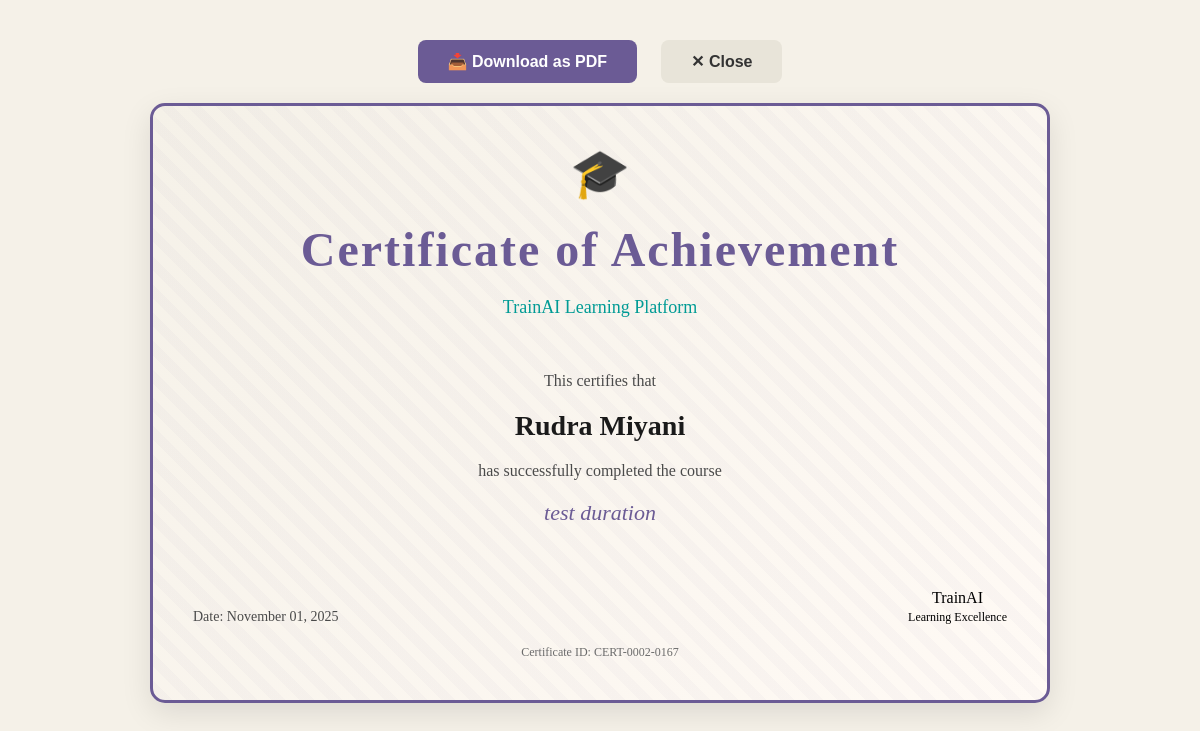
The page /handlers/generate-certificate.php?cert_id=13 (signed in) on the database its author committed.
### tables this page shows
CREATE TABLE `user_certificates` (
  `cert_id` int(11) NOT NULL,
  `user_id` int(11) NOT NULL,
  `course_id` int(11) NOT NULL,
  `certificate_code` varchar(100) DEFAULT NULL,
  `issue_date` timestamp NOT NULL DEFAULT current_timestamp(),
  `certificate_number` varchar(50) DEFAULT NULL,
  `issued_date` timestamp NOT NULL DEFAULT current_timestamp(),
  `certificate_url` varchar(255) DEFAULT NULL
);

CREATE TABLE `users` (
  `user_id` int(11) NOT NULL,
  `first_name` varchar(50) NOT NULL,
  `last_name` varchar(50) NOT NULL,
  `email` varchar(100) NOT NULL,
  `password` varchar(255) DEFAULT NULL,
  `oauth_provider` varchar(20) DEFAULT NULL,
  `oauth_id` varchar(255) DEFAULT NULL,
  `role` enum('trainee','trainer','admin') NOT NULL DEFAULT 'trainee',
  `created_at` timestamp NOT NULL DEFAULT current_timestamp(),
  `last_login` timestamp NULL DEFAULT NULL,
  `status` enum('active','inactive') DEFAULT 'active'
);

CREATE TABLE `courses` (
  `course_id` int(11) NOT NULL,
  `course_name` varchar(200) NOT NULL,
  `course_code` varchar(50) DEFAULT NULL,
  `instructor_id` int(11) DEFAULT NULL,
  `description` text DEFAULT NULL,
  `instructor_name` varchar(100) DEFAULT NULL,
  `difficulty` varchar(20) DEFAULT NULL,
  `duration_hours` int(11) DEFAULT NULL,
  `thumbnail_url` varchar(255) DEFAULT NULL,
  `rating` decimal(3,1) DEFAULT NULL,
  `total_ratings` int(11) DEFAULT 0,
  `category` varchar(100) DEFAULT NULL,
  `is_recommended` tinyint(1) DEFAULT 0,
  `created_at` timestamp NOT NULL DEFAULT current_timestamp()
);

### handlers/generate-certificate.php (the view, shortened to what this page needs)
<?php
require_once '../config/database.php';
$cert_id = $_GET['cert_id'] ?? null;
try {
    $pdo = getDBConnection();
    $is_admin = isset($_SESSION['role']) && $_SESSION['role'] === 'admin';
    if ($is_admin) {
        $stmt = $pdo->prepare("
            SELECT uc.*, u.first_name, u.last_name, c.course_name
            FROM user_certificates uc
            LEFT JOIN users u ON uc.user_id = u.user_id
            LEFT JOIN courses c ON uc.course_id = c.course_id
            WHERE uc.cert_id = ?
        ");
        $stmt->execute([$cert_id]);
    }
    $cert = $stmt->fetch();
    $student_name = ($cert['first_name'] ?? 'Unknown') . ' ' . ($cert['last_name'] ?? 'Student');
    $course_name = $cert['course_name'] ?? 'Unknown Course';
    $certificate_number = $cert['certificate_number'] ?? 'N/A';
    $issued_date = isset($cert['issued_date']) ? date('F d, Y', strtotime($cert['issued_date'])) : date('F d, Y');
    $html = '
    <!DOCTYPE html>
    <html>
    <head>
        <title>Certificate - ' . htmlspecialchars($course_name) . '</title>
    </head>
    <body>
        <div class="no-print" style="text-align: center; margin: 20px 0;">
            <button onclick="window.print()" style="padding: 12px 30px; background: #6B5B95; color: white; border: none; border-radius: 8px; font-weight: 600; cursor: pointer; margin: 0 10px; font-size: 16px;">
                📥 Download as PDF
            </button>
            <button onclick="closeWindow()" style="padding: 12px 30px; background: #e8e4d9; color: #333; border: none; border-radius: 8px; font-weight: 600; cursor: pointer; margin: 0 10px; font-size: 16px;">
                ✕ Close
            </button>
        </div>
        <div class="certificate">
            <div class="content">
                <div class="header">
                    <div class="logo">🎓</div>
                    <div class="title">Certificate of Achievement</div>
                    <div class="subtitle">TrainAI Learning Platform</div>
                </div>
                <div class="body">
                    <p style="font-size: 16px; color: #4A4A4A;">This certifies that</p>
                    <div class="recipient">' . htmlspecialchars($student_name) . '</div>
                    <p style="font-size: 16px; color: #4A4A4A;">has successfully completed the course</p>
                    <div class="course-name">' . htmlspecialchars($course_name) . '</div>
                </div>
                <div class="footer">
                    <div class="date">Date: ' . $issued_date . '</div>
                    <div class="signature">
                        TrainAI<br/>
                        <span style="font-size: 12px;">Learning Excellence</span>
                    </div>
                </div>
                <div class="cert-id">Certificate ID: ' . htmlspecialchars($certificate_number) . '</div>
            </div>
        </div>
    </body>
    </html>
    ';
    echo $html;
} catch (Exception $e) {
    die('Error: ' . $e->getMessage());
}
?>

### handlers/generate-certificate.php (style rules this page uses)
* { margin: 0; padding: 0; box-sizing: border-box; }
body { margin: 0; padding: 20px; font-family: "Georgia", serif; background: #f5f1e8; }
.certificate { width: 900px; height: 600px; background: linear-gradient(135deg, #f5f1e8 0%, #fffaf5 100%); border: 3px solid #6B5B95; border-radius: 15px; padding: 40px; box-shadow: 0 10px 30px rgba(0,0,0,0.1); margin: 20px auto; position: relative; overflow: hidden; }
.certificate::before { content: ""; position: absolute; top: -50%; right: -50%; width: 200%; height: 200%; background: repeating-linear-gradient( 45deg, transparent, transparent 10px, rgba(107, 91, 149, 0.03) 10px, rgba(107, 91, 149, 0.03) 20px ); }
.content { position: relative; z-index: 1; text-align: center; height: 100%; display: flex; flex-direction: column; justify-content: space-between; }
.header { margin-bottom: 30px; }
.logo { font-size: 48px; margin-bottom: 10px; }
.title { font-size: 48px; color: #6B5B95; margin: 20px 0; letter-spacing: 2px; font-weight: bold; }
.subtitle { font-size: 18px; color: #009B95; margin: 10px 0; }
.body { flex: 1; display: flex; flex-direction: column; justify-content: center; }
.recipient { font-size: 28px; color: #1A1A1A; margin: 20px 0; font-weight: bold; }
.course-name { font-size: 22px; color: #6B5B95; margin: 20px 0; font-style: italic; }
.footer { display: flex; justify-content: space-between; align-items: flex-end; margin-top: 30px; }
.signature { text-align: center; }
.date { font-size: 14px; color: #4A4A4A; }
.cert-id { font-size: 12px; color: #6B6B6B; margin-top: 20px; }

### rows shown on the page
user_certificates: user.last_name "Rudra Miyani", course.course_name "test duration", issued_date "November 01, 2025", certificate_number "CERT-0002-0167"
